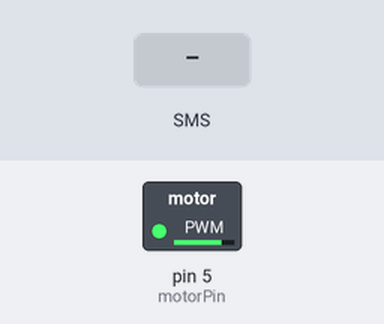
Bench run of a sketch on a simulated Arduino Uno, built with avr-gcc and run on an emulated ATmega328P. On the bench: switched loads named in the sketch (green lamp = pin HIGH). Inputs (shaded band) come from the test bench. What the sketch prints to the serial monitor is not drawn.

Above: at 3.2 s.
3.3 s: text message "1" received
At 7.7 s:
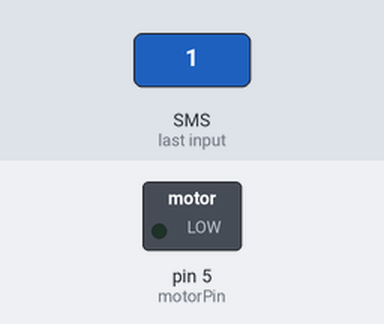
8.5 s: text message "0" received
At 9.8 s:
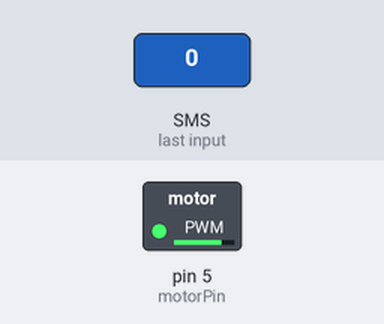
15.5 s: text message "2" received
At 19.5 s:
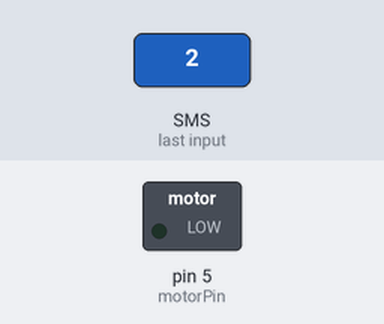
Timing chart, 0 to 21.0 s (numbered marks = the images above; inputs shaded):
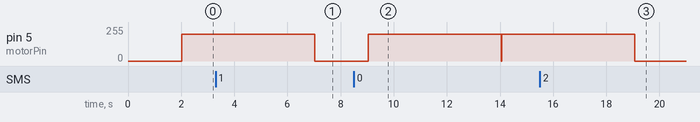

Measured:
- after the input at 3.3 s, pin 5 (motorPin): goes on until 7.0 s, then stays 0/255
- after the input at 8.5 s, pin 5 (motorPin): 0/255 → 200/255 after 0.54 s
- after the input at 15.5 s, pin 5 (motorPin): goes on until 19.1 s, then stays 0/255

The sketch:

ReceiveSMSAndDriveMotor.ino
```cpp
#include <GSM.h>

#define PINNUMBER ""

GSM gsmAccess; // include a 'true' parameter for debug enabled
GSM_SMS sms;

char remoteNumber[20];  // Holds the emitting number

int motorPin =  5;    // Motor control wire connected to digital pin 5

int on = true;

void setup() {
  Serial.begin(9600);

  Serial.println("Airduino");

  pinMode(motorPin, OUTPUT);
  Serial.println("Motor initialized");

  Serial.println("Connecting GSM");
  boolean connected = false;
  while(!connected) {
    if (gsmAccess.begin(PINNUMBER) == GSM_READY) {
      Serial.println("GSM initialized");
      connected = true;
    } else {
      Serial.println("GSM not connected");
      delay(1000);
    }
  }

  Serial.println("Waiting for messages");
}

void loop() {
  char c, c1, c2;
  int ready;

  // SMS ready state fails a lot, reload sms if not ready
  ready = sms.ready();
  if (ready != 1) {
    Serial.print("SMS Status: ");
    Serial.println(ready);
    Serial.print("SMS available: ");
    Serial.println(sms.available());
  }

  Serial.println("Checking for messages");
  if (sms.available()) {
    c1 = sms.read();
    c2 = sms.read();

    Serial.print("RECEIVED: ");
    Serial.print(c1);
    Serial.print(c2);
    while(c=sms.read()) {
      Serial.print(c);
    }
    Serial.println();

    // Delete message from modem memory
    sms.flush();

    // TODO: Check c2 == 'N' or 'F' and switch on/!on
    on = !on;
  }

  if (on) {
    Serial.println("ON");
    // Rotate the motor a bit
    rotateLeft(200, 5000);
    //rotateLeft(255, 500);
    //delay(500);
  } else {
    Serial.println("OFF");
    // Wait a while before checking SMS again
    delay(1000);
    //delay(60 * 1000);
  }
}

void rotateLeft(int speedOfRotate, int length) {
  Serial.println("Set rotate speed");
  analogWrite(motorPin, speedOfRotate);
  Serial.println("Delay");
  delay(length);
  Serial.println("Set motor pin low");
  digitalWrite(motorPin, LOW);
  Serial.println("Done rotating");
}

void rotateLeftFull(int length) {
  digitalWrite(motorPin, HIGH);
  delay(length);
  digitalWrite(motorPin, LOW);
}
```
